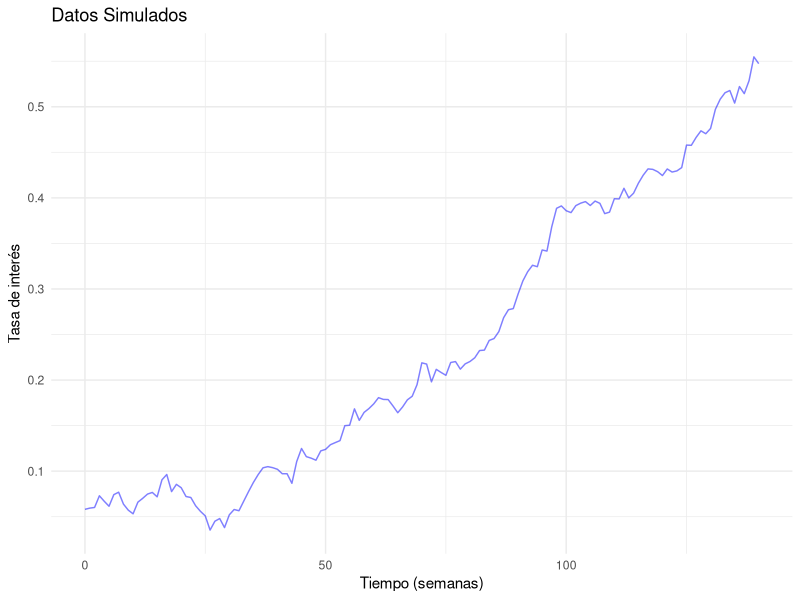
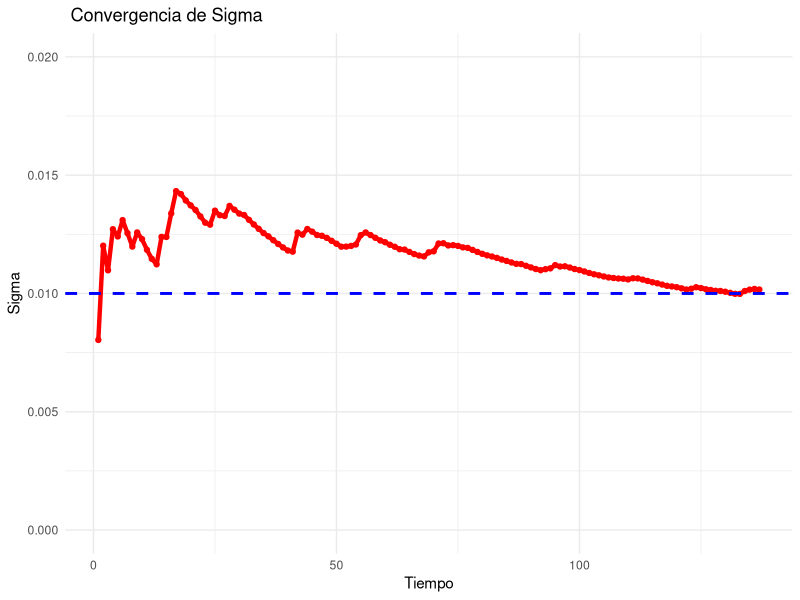

R code for these plots, in order:
library(ggplot2)

# Función para estimar theta y sigma en un modelo discreto completo
estimarDiscretoCompleto <- function(tasas, tiempos){
  # Función interna para calcular las tasas forward con el modelo de Ho-Lee
  calculate_ho_lee_forward_rates <- function(spot_rates) {
    n <- length(spot_rates)
    forward_rates <- numeric(n - 1)
    
    for (i in 1:(n - 1)) {
      forward_rate <- ((1 + spot_rates[i + 1])^(i + 1) / (1 + spot_rates[1])^(1))^(1/i) - 1
      forward_rates[i] <- forward_rate
    }
    
    return(forward_rates)
  }
  
  # Calcular las tasas forward
  f <- calculate_ho_lee_forward_rates(tasas)
  
  n <- length(tasas)  
  
  # Calcular las sumas necesarias para estimar sigma
  sum_2i_1 <- sum((2*tiempos - 1)^2) # Suma 2i-1
  sum_diff <- sum((diff(tasas[-length(tasas)]) - diff(f))^2) # Suma de r_i - f(0,i)
  parte_raiz <- (sum_diff * sum_2i_1 + n^2) # Parte que va dentro de la raíz
  sigma <- sqrt(2) * sqrt((sqrt(parte_raiz) - n) / sum_2i_1) # Cálculo de sigma
  
  # Calcular theta
  df <- diff(tasas)/(tiempos[3]-tiempos[2]) # Calcular la derivada de la tasa forward
  theta <- df + (sigma^2) * (tiempos[-c(1)]^2) / 2 # Construir theta con los valores de las derivadas de la tasa forward
  
  return(list(theta, sigma))
}


# Función para interpolar theta
THETA <- function(t, tiempos, theta){  
  indice_inferior <- findInterval(t, tiempos) # Calculamos el intervalo de tiempo en el que esta t
  
  if (indice_inferior == length(tiempos) || indice_inferior==0) {
    return(0)  # Si no está dentro del intervalo donde theta está definida, la hacemos 0
  }
  
  indice_superior <- indice_inferior + 1
  
  # Calculamos el valor de theta interpolando entre el valor posterior y el valor anterior
  valor <- theta[indice_inferior] + (t - tiempos[indice_inferior]) * (theta[indice_superior] - theta[indice_inferior]) / (tiempos[indice_superior] - tiempos[indice_inferior])
  
  return(valor)
}


# PRUEBA

# Función para simular trayectorias usando el modelo de Euler
SIMULAR_EULER <- function(sigma, T, trayectorias, n){
  
  # Función para la curva forward
  forward_curve <- function(x) {
    return(0.05+ dnorm(x,3,2)/8)
  }
  
  # Función theta
  dt <- T / n
  
  theta <- function(t) {
    df_dt <- (forward_curve(t + dt) - forward_curve(t)) / dt
    return(df_dt + 0.5 * sigma^2 * t)
  }
  
  # Simulación de trayectorias
  r <- matrix(0, nrow = trayectorias, ncol = n + 1)
  r[, 1] <- forward_curve(0)
  
  for (j in 1:trayectorias) {
    for (i in 1:n) {
      dr <- theta(i * dt) * dt + sigma * sqrt(dt) * rnorm(1)
      r[j, i + 1] <- r[j, i] + dr
    }
  }
  
  # Gráfico de las trayectorias
  time <- seq(0, T, length.out = n + 1)
  df <- data.frame(time = rep(time, trayectorias), r = c(t(r)))
  p <- ggplot(df, aes(x = time, y = r, group = factor(rep(1:trayectorias, each = n + 1)))) +
    geom_line(color = 'blue', alpha = 0.5) +
    labs(x = "Tiempo (semanas)", y = "Tasa de interés", title = "Datos Simulados") +
    theme_minimal()
  print(p)
  return(df)
}

# Establecer la semilla para la reproducibilidad
set.seed(123)

# Ejecutar la simulación con el modelo de Euler
set_pruebaDiscreto <- SIMULAR_EULER(0.01, 140, 1, 140)

# Estimar theta y sigma
estimacion <- estimarDiscretoCompleto(set_pruebaDiscreto$r, set_pruebaDiscreto$time)
theta_gorro <- unname(estimacion[[1]])
sigma_gorro <- unname(estimacion[[2]])

# Iterar para estimar sigma en cada iteración
sigmas <- numeric(137)

for (i in 1:137){
  subset <- head(set_pruebaDiscreto, i + 3)
  sigmas[i] <- estimarDiscretoCompleto(subset$r, subset$time)[[2]]
}

# Crear dataframe con los resultados
sigmas <- data.frame(Iteraciones = 1:length(sigmas), Sigma = sigmas)

# Crear el gráfico de convergencia de sigma
ggplot(sigmas, aes(x = Iteraciones, y = Sigma)) +
  geom_line(color = "red", size = 1.5) + 
  geom_point(color = "red", size = 1.5) + 
  geom_hline(yintercept = 0.01, color = "blue", linetype = "dashed", size = 1) +
  ggtitle("Convergencia de Sigma") +
  xlab("Tiempo") +
  ylab("Sigma") +
  scale_y_continuous(limits = c(0, 0.02)) + 
  theme_minimal() +
  theme(plot.title = element_text(hjust = 0.01))

# Calcular y mostrar los cuantiles al 2.5% y al 97.5%
cuantiles <- quantile(sigmas$Sigma, probs = c(0.025, 0.975))

print(paste("El cuantil al 2.5% es:", cuantiles[1]))
print(paste("El cuantil al 97.5% es:", cuantiles[2]))
